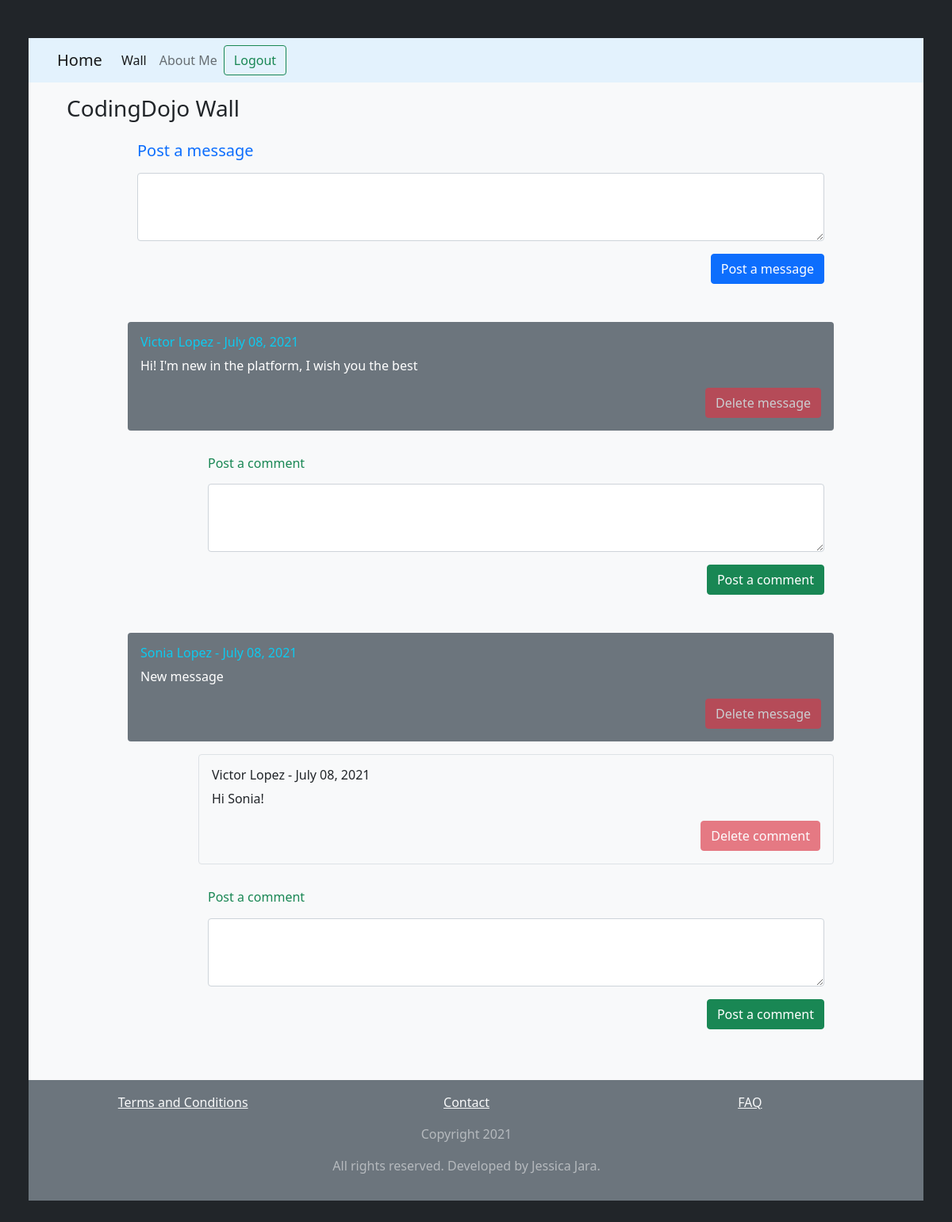
The app's page /wall/ (signed in) with its own data.
### wall/models.py (models this page shows, shortened)
class Message(models.Model):
    message = models.TextField(default="None")
    user_id = models.ForeignKey(User, related_name="messages", on_delete = models.CASCADE)
    created_at = models.DateTimeField(auto_now_add=True)
    updated_at = models.DateTimeField(auto_now=True)
    objects = MessageManager()

class User(models.Model):
    first_name = models.CharField(max_length=255)
    last_name = models.CharField(max_length=255)
    email = models.CharField(max_length=255, unique=True)
    birthday = models.DateField(default=datetime.now)
    password = models.CharField(max_length=255)
    created_at = models.DateTimeField(auto_now_add=True)
    updated_at = models.DateTimeField(auto_now=True)
    objects = UserManager()

class Comment(models.Model):
    message_id = models.ForeignKey(Message, related_name="messages", on_delete = models.CASCADE)
    user_id = models.ForeignKey(User, related_name="comments", on_delete = models.CASCADE)
    comment = models.TextField()
    created_at = models.DateTimeField(auto_now_add=True)
    updated_at = models.DateTimeField(auto_now=True)
    objects = CommentManager()

### wall/decorators.py (the view)
    def wrapper(request, *args):
        if 'user_data' not in request.session:
            return redirect(reverse("my_index"))
        resp = function(request, *args)
        return resp

### wall/views.py (called while the page is built)
@login_required
def wall(request):
    all_messages = Message.objects.all().order_by("-id")
    all_comments = Comment.objects.all()
    context = {
        'all_messages': all_messages,
        'all_comments': all_comments
    }
    print("Entro a wall")
    return render(request, "wall.html", context)

### wall/templates/wall.html (shortened to what this page needs)
{% extends "base.html" %}
{% block content %}
    {% include "menu.html" %}
    <div class="row py-3 ps-5">
        <div class="row">
                <h3>CodingDojo Wall</h3>
        </div>
        <form id="message_form" name="message_form" action="{% url 'my_post_message' %}" method="POST">
            <div class="row">
                <div class="col-10 offset-1">
                    <label for="message" class="form-label"><h5 class="text-primary pt-3">Post a message</h5></label>
                    <textarea class="form-control" id="message" name="message" rows="3"></textarea>
                </div>
            </div>
            <div class="row my-3 text-end mb-5">
                <div class="col-3 offset-8">
                    <button type="submit" class="btn btn-primary">Post a message</button>
                </div>
            </div>
        </form>
        {% include "messages_comments.html" %}
    </div>
{% endblock %}

### wall/templates/base.html (shortened to what this page needs)
<!DOCTYPE html>
<html lang="en">
<head>
    <link href="https://cdn.jsdelivr.net/npm/bootstrap@5.0.0-beta3/dist/css/bootstrap.min.css" rel="stylesheet">
    {% load static %}
    <link href="{% static 'css/toastr.min.css' %}" rel="stylesheet">
</head>
<body class="bg-dark">
    <div class="container-fluid p-5">
        <div id="main" class="row bg-light">
            {% block content %}{% endblock %}
        </div>
        <div id="footer" class="row bg-secondary p-3">
            <div class="row">
                <div class="col-4 text-center">
                    <a href="#" class="link-light">Terms and Conditions</a>
                </div>
                <div class="col-4 text-center">
                    <a href="#" class="link-light">Contact</a>
                </div>
                <div class="col-4 text-center">
                    <a href="#" class="link-light">FAQ</a>
                </div>
            </div>
            <div class="row text-center text-white-50 mt-3">
                <p>Copyright 2021</p>
                <p>All rights reserved. Developed by Jessica Jara.</p>
            </div>
        </div>
    </div>
</body>
</html>

### wall/templates/menu.html (shortened to what this page needs)
<nav class="navbar navbar-expand-lg navbar-light" style="background-color: #e3f2fd;">
    <div class="container-fluid">
      <a class="navbar-brand" href="{% url 'my_homepage' %}">Home</a>
      <div class="collapse navbar-collapse" id="navbarNav">
        <ul class="navbar-nav">
          <li class="nav-item">
            <a class="nav-link active" href="{% url 'my_wall' %}">Wall</a>
          </li>
          <li class="nav-item">
            <a class="nav-link" aria-current="page" href="{% url 'my_about' %}">About Me</a>
          </li>
        </ul>
        <div class="d-flex">
          <a class="btn btn-outline-success" href="{% url 'my_logout' %}">Logout</a>
        </div>
      </div>
    </div>
</nav>

### wall/templates/messages_comments.html (shortened to what this page needs)
<div class="messages_comments">
    {% for message in all_messages %}
        <div class="row">
            <div class="col-10 offset-1 bg-secondary text-white p-3 mb-3 rounded">
                <h6 class="text-info">{{ message.user_id.first_name|capfirst }} {{ message.user_id.last_name|capfirst }} - {{ message.created_at|date:'F d, o' }}</h6>
                <p>{{ message.message }} </p>
                <div class="row">
                    <div class="col-3 offset-9 text-end">
                        {% if message.user_id.id == request.session.user_data.user_id %}
                            <button type="button" id="delete_msg" data-bs-preview="{{ message.message|slice:'0:30' }}..." data-bs-msg-id="{{ message.id }}" class="btn btn-danger">Delete message</button>
                        {% else %}
                            <button type="button" class="btn btn-danger" disabled>Delete message</button>
                        {% endif %}
                    </div>
                </div>
            </div>
        </div>
        {% for comment in all_comments %}
            {% if comment.message_id.id == message.id %}
                <div class="row">
                    <div class="col-9 offset-2 border p-3 mb-3 rounded">
                        <div class="row">
                            <h6>{{ comment.user_id.first_name|capfirst }} {{ comment.user_id.last_name|capfirst }} - {{ comment.created_at|date:'F d, o' }}</h6>
                            <p>{{ comment.comment }}</p>
                        </div>
                        <div class="row">
                            <div class="col-3 offset-9 text-end">
                                {% if comment.user_id.id == request.session.user_data.user_id %}
                                    <button type="button" id="delete_cmt" data-bs-cmt-preview="{{ comment.comment|slice:'0:30' }}..." data-bs-cmt-id="{{ comment.id }}" class="btn btn-danger">Delete comment</button>
                                {% else %}
                                    <button type="button" class="btn btn-danger" disabled>Delete comment</button>
                                {% endif %}
                            </div>
                        </div>
                    </div>
                </div>
            {% endif %}
        {% endfor %}
        <form id="comment_form_{{ message.id }}" name="comment_form_{{ message.id }}" action="{% url 'my_post_comment' %}" method="POST">
            <div class="row">
                <div class="col-9 offset-2">
                    <label for="comment" class="form-label"><h6 class="text-success pt-3">Post a comment</h6></label>
                    <textarea class="form-control" id="comment" name="comment" rows="3"></textarea>
                </div>
            </div>
            <div class="row my-3 text-end mb-5">
                <div class="col-3 offset-8">
                    <button type="submit" id="comment_btn" class="btn btn-success">Post a comment</button>
                </div>
            </div>
        </form>
    {% endfor %}
</div>

### records on screen
Message: user_id.first_name "Victor", user_id.last_name "Lopez", created_at "July 08, 2021", message "Hi! I'm new in the platform, I wish you the best", shows "Delete message"
Message: user_id.first_name "Sonia", user_id.last_name "Lopez", created_at "July 08, 2021", message "New message", shows "Delete message"
Comment: user_id.first_name "Victor", user_id.last_name "Lopez", created_at "July 08, 2021", comment "Hi Sonia!", shows "Delete comment"
